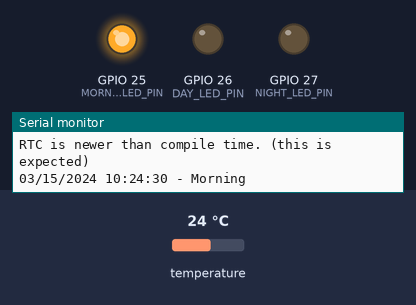
This sketch was run on a simulated ESP32. On the bench: output pins drawn as LEDs (lit = HIGH), the last lines printed to the serial monitor. Inputs (shaded band) come from the test bench; at power-on: temperature 24 °C. The local clock reads 2024-03-15 10:24:30 at power-on unless the sketch sets it.

Above: at 0.2 s.
At 5.7 s:
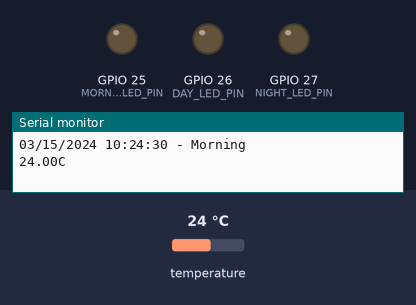
Timing chart, 0 to 14.3 s (numbered marks = the images above):
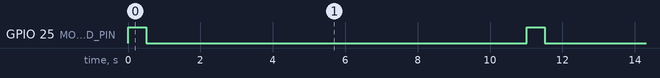

The sketch:

time_module_esp32.ino
```cpp
/*  09.010 - Time and date with the DS3231 RTC

   This sketch demonstrates how to set the time and date, and then print them
   to the serial monitor using the highly accurate DS3231 real time clock.

   When equiped with a button battery, the DS3231 will retain correct time and date even
   when there is no main power from the microcontroller.

   The DS3231 also contains a temperature sensor that is readable via the library.

   This sketch was written by Peter Dalmaris using information from the
   ESP32 datasheet and examples.


   Components
   ----------
    - ESP32 Dev Kit v4
    - DS2331 RTC breakout

    IDE
    ---
    Arduino IDE with ESP32 Arduino Code
    (https://github.com/espressif/arduino-esp32)


    Libraries
    ---------
    - RtcDS3231
    - Wire

   Connections
   -----------

      ESP32        |     DS3231 RTC
    -------------------------
      3.3V         |     Vcc
      GND          |     GND
      GPIO21 (SDA) |     SDA
      GPIO22 (SCL) |     SCL
      -            |     SQW
      -            |     32K

    Other information
    -----------------

    1. ESP32 Datasheet: https://www.espressif.com/sites/default/files/documentation/esp32_datasheet_en.pdf
    2. Rtc library (contains libraries for various RTCs): https://github.com/Makuna/Rtc
    3. Rtc library wiki: https://github.com/Makuna/Rtc/wiki
    4. DS3231 datasheet: https://datasheets.maximintegrated.com/en/ds/DS3231.pdf
    5. Printf format parameters: http://www.cplusplus.com/reference/cstdio/printf/
    6. snprintf (very similar to snprintf_P): http://www.cplusplus.com/reference/cstdio/snprintf/?kw=snprintf
    7. snprintf_P: https://www.microchip.com/webdoc/AVRLibcReferenceManual/group__avr__stdio_1ga53ff61856759709eeceae10aaa10a0a3.html

    Created on April 3 2019 by Peter Dalmaris

*/

/* for normal hardware wire use below */
#include <Wire.h> // must be included here so that Arduino library object file references work
#include <RtcDS3231.h>
RtcDS3231<TwoWire> Rtc(Wire);
/* for normal hardware wire use above */

#define MORNING_LED_PIN 25
#define DAY_LED_PIN 26
#define NIGHT_LED_PIN 27

String getPartOfDay(const RtcDateTime& dt)
{
    int hour = dt.Hour();
    if (hour >= 5 && hour < 12) {
        return "Morning";
    } else if (hour >= 12 && hour < 17) {
        return "Day";
    } else {
        return "Night";
    }
}

void setup ()
{
  Serial.begin(115200);
  // Initialize the LED pins as outputs
  pinMode(MORNING_LED_PIN, OUTPUT);
  pinMode(DAY_LED_PIN, OUTPUT);
  pinMode(NIGHT_LED_PIN, OUTPUT);
  Serial.print("compiled: ");
  Serial.print(__DATE__);
  Serial.println(__TIME__);

  Rtc.Begin();

  RtcDateTime compiled = RtcDateTime(__DATE__, __TIME__);
  Serial.print("Compiled: ");
  printDateTime(compiled);
  Serial.println();

  if (!Rtc.IsDateTimeValid())
  {
    if (Rtc.LastError() != 0)
    {
      // we have a communications error
      // see https://www.arduino.cc/en/Reference/WireEndTransmission for
      // what the number means
      Serial.print("RTC communications error = ");
      Serial.println(Rtc.LastError());
    }
    else
    {
      // Common Cuases:
      //    1) first time you ran and the device wasn't running yet
      //    2) the battery on the device is low or even missing

      Serial.println("RTC lost confidence in the DateTime!");

      // following line sets the RTC to the date & time this sketch was compiled
      // it will also reset the valid flag internally unless the Rtc device is
      // having an issue

      Rtc.SetDateTime(compiled);
    }
  }

  if (!Rtc.GetIsRunning())
  {
    Serial.println("RTC was not actively running, starting now");
    Rtc.SetIsRunning(true);
  }

  RtcDateTime now = Rtc.GetDateTime();
  if (now < compiled)
  {
    Serial.println("RTC is older than compile time!  (Updating DateTime)");
    Rtc.SetDateTime(compiled);
  }
  else if (now > compiled)
  {
    Serial.println("RTC is newer than compile time. (this is expected)");
  }
  else if (now == compiled)
  {
    Serial.println("RTC is the same as compile time! (not expected but all is fine)");
  }

  // never assume the Rtc was last configured by you, so
  // just clear them to your needed state
  Rtc.Enable32kHzPin(false);
  Rtc.SetSquareWavePin(DS3231SquareWavePin_ModeNone);
}

void loop ()
{
  RtcDateTime now = Rtc.GetDateTime();
    printDateTime(now);
    Serial.print(" - ");
    String partOfDay = getPartOfDay(now);
    Serial.println(partOfDay);

    if (partOfDay == "Morning") {
        digitalWrite(MORNING_LED_PIN, HIGH);
        delay(500); // Adjust blink rate as needed
        digitalWrite(MORNING_LED_PIN, LOW);
        digitalWrite(DAY_LED_PIN, LOW);
        digitalWrite(NIGHT_LED_PIN, LOW);
    } else if (partOfDay == "Day") {
        digitalWrite(DAY_LED_PIN, HIGH);
        delay(500); // Adjust blink rate as needed
        digitalWrite(DAY_LED_PIN, LOW);
        digitalWrite(MORNING_LED_PIN, LOW);
        digitalWrite(NIGHT_LED_PIN, LOW);
    } else if (partOfDay == "Night") {
        digitalWrite(NIGHT_LED_PIN, HIGH);
        delay(500); // Adjust blink rate as needed
        digitalWrite(NIGHT_LED_PIN, LOW);
        digitalWrite(MORNING_LED_PIN, LOW);
        digitalWrite(DAY_LED_PIN, LOW);
    }

    // Ensure LEDs are off for a bit to see the blink effect clearly
    delay(500);


    RtcTemperature temp = Rtc.GetTemperature();
    temp.Print(Serial);
    // you may also get the temperature as a float and print it
    // Serial.print(temp.AsFloatDegC());
    Serial.println("C");

    delay(10000); // ten seconds
}

#define countof(a) (sizeof(a) / sizeof(a[0]))

void printDateTime(const RtcDateTime& dt)
{
  char datestring[20];

  snprintf_P(datestring,
             countof(datestring),
             PSTR("%02u/%02u/%04u %02u:%02u:%02u"),
             dt.Month(),
             dt.Day(),
             dt.Year(),
             dt.Hour(),
             dt.Minute(),
             dt.Second() );
  Serial.print(datestring);
}
```

Measured:
- by itself, GPIO 25 (MORNING_LED_PIN): alternates HIGH for 0.50 s and LOW for 10.5 s
